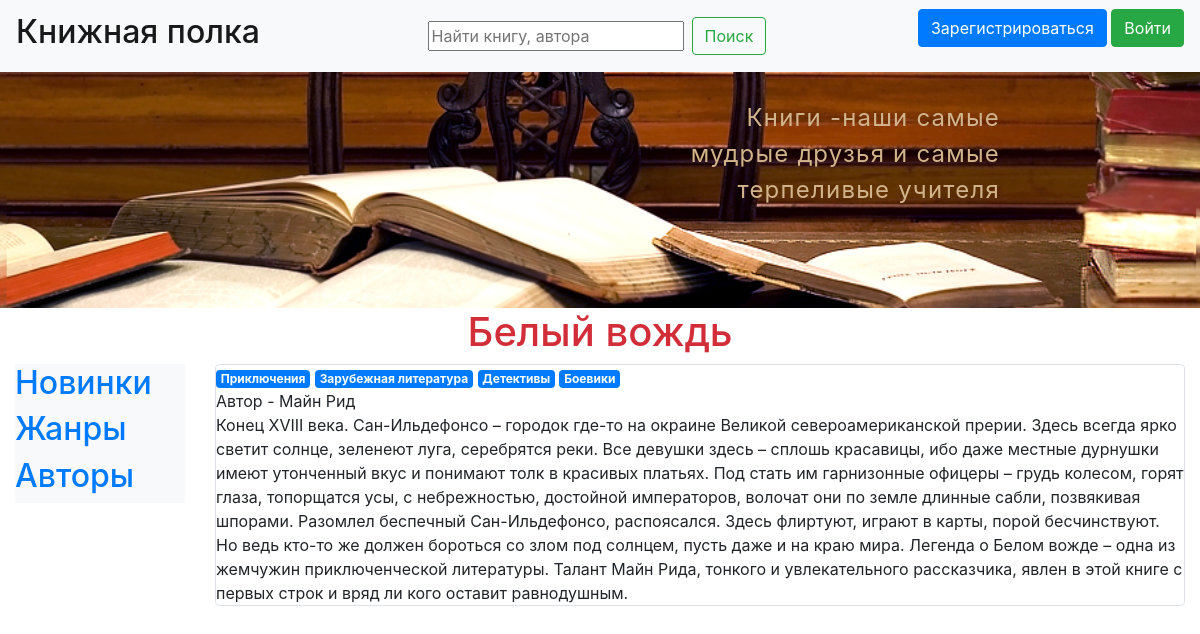
The page /book/2 on the database its author committed.
### data/books.py (models this page shows)
class Books(SqlAlchemyBase):
    __tablename__ = 'books'
    id = sqlalchemy.Column(sqlalchemy.Integer,
                           primary_key=True, autoincrement=True)
    title = sqlalchemy.Column(sqlalchemy.String(150), nullable=True)
    description = sqlalchemy.Column(sqlalchemy.String, nullable=True)
    created_date = sqlalchemy.Column(sqlalchemy.DateTime,
                                     default=datetime.datetime.now)
    is_private = sqlalchemy.Column(sqlalchemy.Boolean, default=True)
    author_id = sqlalchemy.Column(sqlalchemy.Integer,
                                  sqlalchemy.ForeignKey("authors.id"))
    author = orm.relation('Authors')
    user_id = sqlalchemy.Column(sqlalchemy.Integer,
                                sqlalchemy.ForeignKey("users.id"))
    user = orm.relation('Users')
    genre = orm.relation("Genres", secondary="book_to_genres", backref="books")

### data/genres.py (models this page shows, shortened)
class Genres(SqlAlchemyBase):
    __tablename__ = 'genres'
    id = sqlalchemy.Column(sqlalchemy.Integer, primary_key=True,
                           autoincrement=True)
    name = sqlalchemy.Column(sqlalchemy.String, nullable=True)

### data/authors.py (models this page shows, shortened)
class Authors(SqlAlchemyBase, UserMixin):
    __tablename__ = 'authors'
    id = sqlalchemy.Column(sqlalchemy.Integer,
                           primary_key=True, autoincrement=True)
    surname = sqlalchemy.Column(sqlalchemy.String(50), nullable=True)
    name = sqlalchemy.Column(sqlalchemy.String(50), nullable=True)
    middlename = sqlalchemy.Column(sqlalchemy.String(50), nullable=True)
    books = orm.relation("Books", back_populates='author')

### main.py (the view)
@app.route('/book/<int:id>')
def book(id):
    session = db_session.create_session()
    book = session.query(Books).filter(Books.id == id).first()
    return render_template("book.html", book=book)

### data/db_session.py (called while the page is built)
def create_session() -> Session:
    global __factory
    return __factory()

### templates/book.html (shortened to what this page needs)
{% extends 'base.html'%}
{% block content_title %}
{{ book.title}}
{% endblock %}
{% block content%}
<div class="col-md6 border rounded">
    <div class="genre">
    {% for genre in book.genre %}
    <a href="{{url_for('genre_detail', id=genre.id)}}"><span class="badge badge-primary">{{genre.name}} </span>
    </a>
    {% endfor %}
</div>
     <div>
        Автор - {{book.author.name}} {{book.author.middlename}} {{book.author.surname}}
    </div>
   <div>
        {{book.description}}
    </div>
</div>
{% endblock %}

### rows shown on the page
Books: title "Белый вождь", description "Конец XVIII века. Сан-Ильдефонсо – городок где-то на окраине Великой североамериканской прерии. Здесь всегда ярко светит солнце, зеленеют луга, серебрятся реки. Все девушки здесь – сплошь красавицы, ибо даже местные дурнушки имеют утонченный вкус и понимают толк в красивых платьях. Под стать им гарнизонные офицеры – грудь колесом, горят глаза, топорщатся усы, с небрежностью, достойной императоров, волочат они по земле длинные сабли, позвякивая шпорами. Разомлел беспечный Сан-Ильдефонсо, распоясался. Здесь флиртуют, играют в карты, порой бесчинствуют. Но ведь кто-то же должен бороться со злом под солнцем, пусть даже и на краю мира. Легенда о Белом вожде – одна из жемчужин приключенческой…"
Genres: name "Приключения"
Genres: name "Зарубежная литература"
Genres: name "Детективы"
Genres: name "Боевики"
Authors: author.name "Майн", author.surname "Рид"
